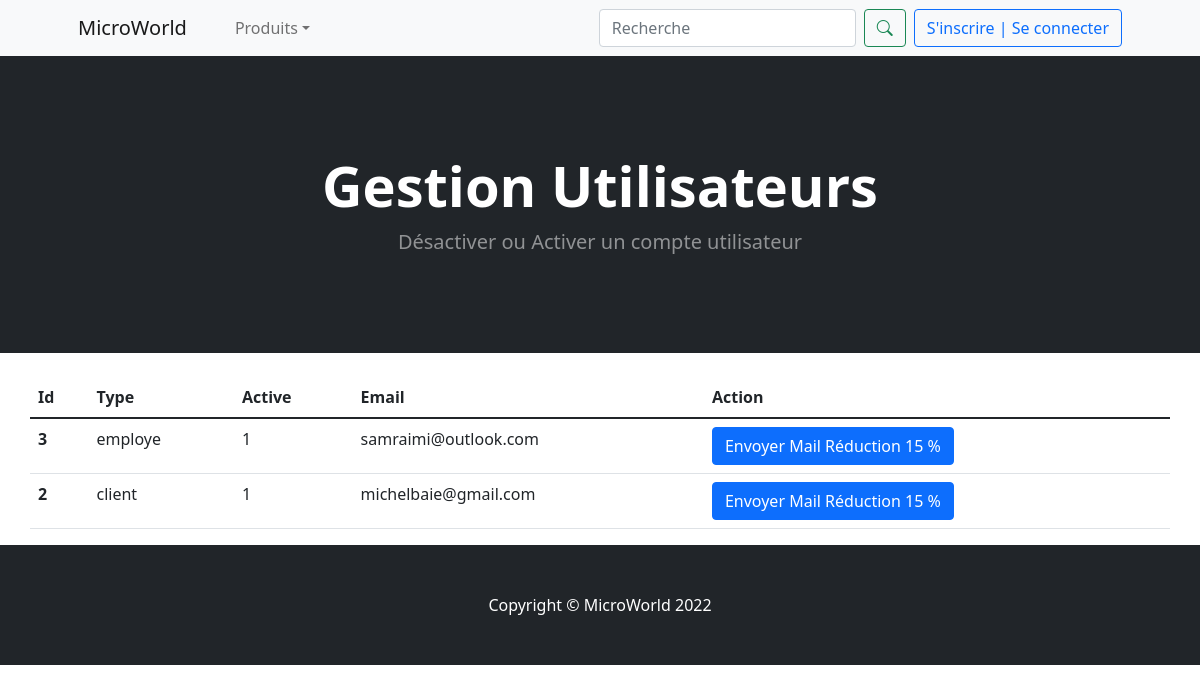
Page /gestionClientAchatPlusSixMoix.php on the earlier database version.
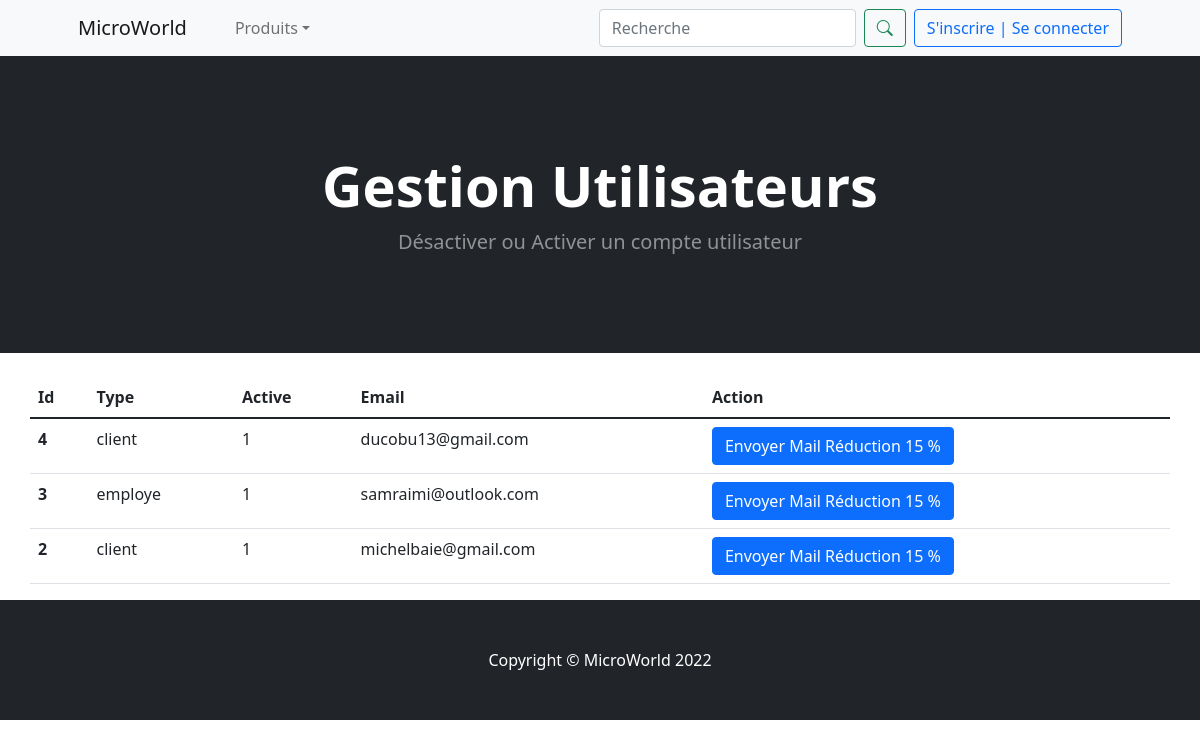
Same page on the later database version.
### tables this page shows
CREATE TABLE IF NOT EXISTS `menu` (
  `id_menu` int NOT NULL,
  `nom_menu` varchar(45) NOT NULL,
  `url_menu` varchar(100) DEFAULT NULL,
  `habilitation_menu` varchar(10) NOT NULL,
  PRIMARY KEY (`id_menu`)
);

CREATE TABLE IF NOT EXISTS `utilisateur` (
  `id_utilisateur` int NOT NULL AUTO_INCREMENT,
  `type_utilisateur` varchar(45) NOT NULL,
  `active_utilisateur` tinyint(1) NOT NULL,
  `nom_utilisateur` varchar(45) NOT NULL,
  `prenom_utilisateur` varchar(45) NOT NULL,
  `pseudo_utilisateur` varchar(45) NOT NULL,
  `siren_utilisateur` char(9) DEFAULT NULL,
  `email_utilisateur` varchar(45) NOT NULL,
  `mot_de_passe_utilisateur` char(128) NOT NULL,
  `photo_utilisateur` varchar(44) NOT NULL,
  `adresse_utilisateur` varchar(45) DEFAULT NULL,
  `ville_utilisateur` varchar(45) DEFAULT NULL,
  `code_postal_utilisateur` char(5) DEFAULT NULL,
  `telephone_utilisateur` char(10) DEFAULT NULL,
  PRIMARY KEY (`id_utilisateur`)
);

### classes/utilisateurManager.class.php (called while the page is built, shortened)
<?php
    class UtilisateurManager {
        private $_db;
        public function gestionUtilisateur() {
            $req = $this->_db->query('SELECT id_utilisateur, type_utilisateur, active_utilisateur, email_utilisateur FROM utilisateur WHERE type_utilisateur != "admin" ORDER BY id_utilisateur DESC');
            return $req->fetchAll(PDO::FETCH_ASSOC);
        }
        public function setDB(PDO $db) {
            $this->_db = $db;
        }
    }
?>

### gestionClientAchatPlusSixMoix.php (the view, shortened to what the changed rows need)
<?php
    include_once('includes/header.inc.php');
?>
<header class="bg-dark py-5">
    <div class="container px-4 px-lg-5 my-5">
        <div class="text-center text-white">
            <h1 class="display-4 fw-bolder">Gestion Utilisateurs</h1>
        </div>
    </div>
</header>
<br>
<div class="container">
    <div class="jumbotron">
        <div class="row row-cols-1 row-cols-md-3 g-4">
            <table class="table">
                <thead class="thead-dark" style="width:100%">
                    <tr>
                        <th scope="col">Id</th>
                        <th scope="col">Type</th>
                        <th scope="col">Active</th>
                        <th scope="col">Email</th>
                        <th scope="col">Action</th>
                    </tr>
                </thead>
                <tbody>
                    <?php
                        try {
                            $utilisateurManager = new UtilisateurManager($db);
                            $result = $utilisateurManager->gestionUtilisateur();
                        } catch (Exception $e) {
                            echo '<script>alert("'.$e->getMessage().'");</script>';
                        }
                        if ($result > 0) {
                            foreach ($result as $value) {
                                echo '
                                <tr>
                                    <th scope="row">'.$value['id_utilisateur'].'</th>
                                    <td>'.$value['type_utilisateur'].'</td>
                                    <td>'.$value['active_utilisateur'].'</td>
                                    <td>'.$value['email_utilisateur'].'</td>
                                    <td><form action="gestionClientAchatPlusSixMoix.php" method="post"><button class="btn btn-primary" id="info" name="info" value="'.$value['id_utilisateur'].'">Envoyer Mail Réduction 15 %</button></form></td>
                                </tr>';
                            }
                        }
                        else {
                            echo '<tr><td colspan="7"><center>Pas de Donnée</center></td></tr>';
                        }
                    ?>
                </tbody>
            </table>
        </div>
    </div>
</div>
<?php
    include_once('includes/footer.inc.php')
?>

### includes/header.inc.php (shortened to what the changed rows need)
<?php
    require_once('autoload.php');
?>
<!DOCTYPE html>
<html lang="fr">
    <head>
        <link rel="stylesheet" href="assets/css/bootstrap/css/bootstrap.min.css">
        <link rel="stylesheet" href="https://cdn.jsdelivr.net/npm/bootstrap-icons@1.8.1/font/bootstrap-icons.css">
    </head>
    <body>
        <?php
            switch ($_SESSION['type']) {
                case "visiteur":    $niveauHab = "%V%"; break;
            }
            $requete = "SELECT id_menu, nom_menu, url_menu FROM menu WHERE habilitation_menu LIKE '".$niveauHab."'";
            $instruction = $db->prepare($requete);
            $instruction->execute();
            $num = $instruction->fetchAll();
        ?>
        <nav class="navbar navbar-expand-lg navbar-light bg-light">
            <div class="container px-4 px-lg-5">
                <div class="collapse navbar-collapse" id="navbarSupportedContent">
                    <ul class="navbar-nav me-auto mb-2 mb-lg-0 ms-lg-4">
                        <?php
                            foreach ($num as $value) {
                                if (strlen($value['id_menu']) == 1) {
                                    echo '<li class="nav-item dropdown">'.PHP_EOL;
                                    echo '<a class="nav-link dropdown-toggle" id="navbarDropdown" href="'.$value['url_menu'].'" role="button" data-bs-toggle="dropdown" aria-expanded="false">'.$value['nom_menu'].'</a>'.PHP_EOL;
                                    echo "</li>";
                                }
                            }
                        ?>
                    </ul>
                </div>
            </div>
        </nav>

Differences in the rows shown:
added utilisateur: id_utilisateur "4", type_utilisateur "client", active_utilisateur "1", email_utilisateur "ducobu13@gmail.com"
